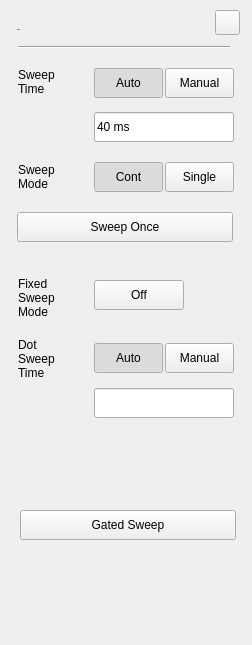
 <widget class="QWidget" name="SA_Dialog_DisplaySetup">
  <property name="geometry">
   <rect>
    <x>0</x>
    <y>0</y>
    <width>252</width>
    <height>645</height>
   </rect>
  </property>
  <property name="windowTitle">
   <string>Form</string>
  </property>
  <property name="styleSheet">
   <string notr="true">/*******************indoor**********************/
#SA_Dialog_DisplaySetup[status  =  &quot;indoor&quot;] 
#widget&gt;#pb_Sweep_Once
{
	background-color:rgb(0,0,0);
	color:rgb(255,255,255);
}

#SA_Dialog_DisplaySetup[status  =  &quot;indoor&quot;] 
#widget&gt;QPushButton
{
	color:rgba(123, 123, 123,1);
	border-style:flat;
	font: 75 13px &quot;Arial&quot;;
	font-weight:bold;
}
#SA_Dialog_DisplaySetup[status  =  &quot;indoor&quot;] 
#widget&gt;QPushButton:checked
{
	color:rgba(87, 87, 87,1);
}
#SA_Dialog_DisplaySetup[status  =  &quot;indoor&quot;] 
#widget{
background-color:rgba(211,211,211,0.9);
}
#SA_Dialog_DisplaySetup[status  =  &quot;indoor&quot;] 
#widget&gt;QLabel
{
	font: 75 13px &quot;Arial&quot;;
	color:rgba(46,46,46,1);
}
#SA_Dialog_DisplaySetup[status  =  &quot;indoor&quot;] 
#widget&gt;#lblTitle
{
	font: 75 20px &quot;Arial&quot;;
	color:rgba(46,46,46,1);
	line-height:23px;
	font-weight:bold;
}
#SA_Dialog_DisplaySetup[status  =  &quot;indoor&quot;] 
#pb_cancel
{
border-style:flat;
background-color:rgba(0,0,0,0);
background-image: url(:/sa/image/btn_close_normal.png);
}
#SA_Dialog_DisplaySetup[status  =  &quot;indoor&quot;] 
#pb_cancel:pressed
{
background-image: url(:/sa/image/btn_close_click.png);
}
#SA_Dialog_DisplaySetup[status  =  &quot;indoor&quot;] 
#line
{
	background-color:rgba(46,46,46,1);
}
#SA_Dialog_DisplaySetup[status  =  &quot;indoor&quot;] 
SA_LineEdit
{
	color:rgba(162, 115, 0,1);
	padding:8px 8px 7px 10px ;
	font: 75 13px &quot;Arial&quot;;
	font-weight:bold;
}
#SA_Dialog_DisplaySetup[status  =  &quot;indoor&quot;] 
SA_LineEdit:focus
{
	outline: none;
	border:2px solid rgba(162,115,0,1);
}
#SA_Dialog_DisplaySetup[status  =  &quot;indoor&quot;] 
QComboBox
{
	font: 75 13px &quot;Arial&quot;;
	font-weight:bold;
	color:rgba(162, 115, 0, 1);
	padding:8px 23px 7px 10px;
	combobox-popup: 0;
	border-style:flat;
	background-image: url(:/sa/image/dropdown_normal.png);
}
#SA_Dialog_DisplaySetup[status  =  &quot;indoor&quot;] 
QComboBox:focus
{
	background-image: url(:/sa/image/dropdown_click.png);
	
}
#SA_Dialog_DisplaySetup[status  =  &quot;indoor&quot;] 
QComboBox::drop-down {
width:30px;	
border-style:flat;
}

#SA_Dialog_DisplaySetup[status  =  &quot;indoor&quot;] 
QComboBox QAbstractItemView{
   font: 75 14px &quot;Arial&quot;;
	color:rgba(0, 0, 0, 1);
	background:rgba(255,255,255,1);
 outline:0px;
}

#SA_Dialog_DisplaySetup[status  =  &quot;indoor&quot;] 
QAbstractItemView::item{
	padding-left:8px;
	width:140px;
	height:33px;
	border-style:flat;
}

#SA_Dialog_DisplaySetup[status  =  &quot;indoor&quot;] 
QComboBox QAbstractItemView::item:selected
{
 	color:rgba(240, 179, 29, 1); 
}
/*******************outdoor**********************/
#SA_Dialog_DisplaySetup[status  =  &quot;outdoor&quot;] 
#widget&gt;#pb_Sweep_Once
{
	background-color:rgb(0,0,0);
	color:rgb(255,255,255);
}

#SA_Dialog_DisplaySetup[status  =  &quot;outdoor&quot;] 
#widget&gt;QPushButton
{
	color:rgba(123, 123, 123,1);
	border-style:flat;
	font: 75 13px &quot;Arial&quot;;
	font-weight:bold;
}
#SA_Dialog_DisplaySetup[status  =  &quot;outdoor&quot;] 
#widget&gt;QPushButton:checked
{
	color:rgba(87, 87, 87,1);
}
#SA_Dialog_DisplaySetup[status  =  &quot;outdoor&quot;] 
#widget{
background-color:rgba(211,211,211,0.9);
}
#SA_Dialog_DisplaySetup[status  =  &quot;outdoor&quot;] 
#widget&gt;QLabel
{
	font: 75 13px &quot;Arial&quot;;
	color:rgba(46,46,46,1);
}
#SA_Dialog_DisplaySetup[status  =  &quot;outdoor&quot;] 
#widget&gt;#lblTitle
{
	font: 75 20px &quot;Arial&quot;;
	color:rgba(46,46,46,1);
	line-height:23px;
	font-weight:bold;
}
#SA_Dialog_DisplaySetup[status  =  &quot;outdoor&quot;] 
#pb_cancel
{
border-style:flat;
background-color:rgba(0,0,0,0);
background-image: url(:/sa/image/btn_close_normal.png);
}
#SA_Dialog_DisplaySetup[status  =  &quot;outdoor&quot;] 
#pb_cancel:pressed
{
background-image: url(:/sa/image/btn_close_click.png);
}
#SA_Dialog_DisplaySetup[status  =  &quot;outdoor&quot;] 
#line
{
	background-color:rgba(46,46,46,1);
}
#SA_Dialog_DisplaySetup[status  =  &quot;outdoor&quot;] 
SA_LineEdit
{
	color:rgba(162, 115, 0,1);
	padding:8px 8px 7px 10px ;
	font: 75 13px &quot;Arial&quot;;
	font-weight:bold;
}
#SA_Dialog_DisplaySetup[status  =  &quot;outdoor&quot;] 
SA_LineEdit:focus
{
	outline: none;
	border:2px solid rgba(162,115,0,1);
}
#SA_Dialog_DisplaySetup[status  =  &quot;outdoor&quot;] 
QComboBox
{
	font: 75 13px &quot;Arial&quot;;
	font-weight:bold;
	color:rgba(162, 115, 0, 1);
	padding:8px 23px 7px 10px;
	combobox-popup: 0;
	border-style:flat;
	background-image: url(:/sa/image/dropdown_normal.png);
}
#SA_Dialog_DisplaySetup[status  =  &quot;outdoor&quot;] 
QComboBox:focus
{
	background-image: url(:/sa/image/dropdown_click.png);
	
}
#SA_Dialog_DisplaySetup[status  =  &quot;outdoor&quot;] 
QComboBox::drop-down {
width:30px;	
border-style:flat;
}

#SA_Dialog_DisplaySetup[status  =  &quot;outdoor&quot;] 
QComboBox QAbstractItemView{
   font: 75 14px &quot;Arial&quot;;
	color:rgba(0, 0, 0, 1);
	background:rgba(255,255,255,1);
 outline:0px;
}

#SA_Dialog_DisplaySetup[status  =  &quot;outdoor&quot;] 
QAbstractItemView::item{
	padding-left:8px;
	width:140px;
	height:33px;
	border-style:flat;
}

#SA_Dialog_DisplaySetup[status  =  &quot;outdoor&quot;] 
QComboBox QAbstractItemView::item:selected
{
 	color:rgba(240, 179, 29, 1); 
}

/*******************night**********************/
#SA_Dialog_DisplaySetup[status  =  &quot;night&quot;] 
#widget&gt;#pb_Sweep_Once
{
	background-color:rgb(0,0,0);
	color:rgb(255,255,255);
}

#SA_Dialog_DisplaySetup[status  =  &quot;night&quot;] 
#widget&gt;QPushButton
{
	color:rgba(121,106,81,1);
	border-style:flat;
	font: 75 13px &quot;Arial&quot;;
	font-weight:bold;
}
#SA_Dialog_DisplaySetup[status  =  &quot;night&quot;] 
#widget&gt;QPushButton:checked
{
	color:rgba(85,74,56,1);
}
#SA_Dialog_DisplaySetup[status  =  &quot;night&quot;] 
#widget{
	background-color:rgba(208,182,139,0.9);
}

#SA_Dialog_DisplaySetup[status  =  &quot;night&quot;] 
#widget&gt;QLabel
{
	font: 75 13px &quot;Arial&quot;;
	color:rgba(46,46,46,1);
}
#SA_Dialog_DisplaySetup[status  =  &quot;night&quot;] 
#widget&gt;#lblTitle
{
	font: 75 20px &quot;Arial&quot;;
	color:rgba(46,46,46,1);
	line-height:23px;
	font-weight:bold;
}
#SA_Dialog_DisplaySetup[status  =  &quot;night&quot;] 
#pb_cancel
{
border-style:flat;
background-color:rgba(0,0,0,0);
border-image: url(:/sa/image/night/btn_close_normal.png);
}
#SA_Dialog_DisplaySetup[status  =  &quot;night&quot;] 
#pb_cancel:pressed
{
border-image: url(:/sa/image/night/btn_close_click.png);
}
#SA_Dialog_DisplaySetup[status  =  &quot;night&quot;] 
#line
{
	background-color:rgba(46,46,46,1);
}
#SA_Dialog_DisplaySetup[status  =  &quot;night&quot;] 
SA_LineEdit
{
	background-color: rgba(251,220,167,0.60);
	color:rgba(159,98,0,1);
	padding:8px 8px 7px 10px ;
	font: 75 13px &quot;Arial&quot;;
	font-weight:bold;
}
#SA_Dialog_DisplaySetup[status  =  &quot;night&quot;] 
SA_LineEdit:focus
{
	outline: none;
	border:2px solid rgba(162,115,0,1);
}
#SA_Dialog_DisplaySetup[status  =  &quot;night&quot;] 
QComboBox
{
	font: 75 13px &quot;Arial&quot;;
	font-weight:bold;
	color:rgba(162, 115, 0, 1);
	padding:8px 23px 7px 10px;
	combobox-popup: 0;
	border-style:flat;
	background-image: url(:/sa/image/dropdown_normal.png);
}
#SA_Dialog_DisplaySetup[status  =  &quot;night&quot;] 
QComboBox:focus
{
	background-image: url(:/sa/image/dropdown_click.png);
	
}
#SA_Dialog_DisplaySetup[status  =  &quot;night&quot;] 
QComboBox::drop-down {
width:30px;	
border-style:flat;
}

#SA_Dialog_DisplaySetup[status  =  &quot;night&quot;] 
QComboBox QAbstractItemView{
   font: 75 14px &quot;Arial&quot;;
	color:rgba(0, 0, 0, 1);
	background:rgba(255,255,255,1);
 outline:0px;
}

#SA_Dialog_DisplaySetup[status  =  &quot;night&quot;] 
QAbstractItemView::item{
	padding-left:8px;
	width:140px;
	height:33px;
	border-style:flat;
}

#SA_Dialog_DisplaySetup[status  =  &quot;night&quot;] 
QComboBox QAbstractItemView::item:selected
{
 	color:rgba(240, 179, 29, 1); 
}

</string>
  </property>
  <property name="status" stdset="0">
   <string>night</string>
  </property>
  <widget class="QWidget" name="widget" native="true">
   <property name="geometry">
    <rect>
     <x>0</x>
     <y>0</y>
     <width>252</width>
     <height>646</height>
    </rect>
   </property>
   <property name="styleSheet">
    <string notr="true"/>
   </property>
   <widget class="QLabel" name="lblTitle">
    <property name="geometry">
     <rect>
      <x>17</x>
      <y>19</y>
      <width>98</width>
      <height>22</height>
     </rect>
    </property>
    <property name="font">
     <font>
      <family>Arial</family>
      <pointsize>-1</pointsize>
      <weight>75</weight>
      <italic>false</italic>
      <bold>true</bold>
     </font>
    </property>
    <property name="text">
     <string>Sweep</string>
    </property>
   </widget>
   <widget class="QPushButton" name="pb_cancel">
    <property name="geometry">
     <rect>
      <x>215</x>
      <y>10</y>
      <width>25</width>
      <height>25</height>
     </rect>
    </property>
    <property name="focusPolicy">
     <enum>Qt::NoFocus</enum>
    </property>
    <property name="text">
     <string/>
    </property>
   </widget>
   <widget class="Line" name="line">
    <property name="geometry">
     <rect>
      <x>18</x>
      <y>46</y>
      <width>212</width>
      <height>2</height>
     </rect>
    </property>
    <property name="orientation">
     <enum>Qt::Horizontal</enum>
    </property>
   </widget>
   <widget class="QPushButton" name="pb_conti">
    <property name="geometry">
     <rect>
      <x>94</x>
      <y>162</y>
      <width>69</width>
      <height>30</height>
     </rect>
    </property>
    <property name="focusPolicy">
     <enum>Qt::NoFocus</enum>
    </property>
    <property name="styleSheet">
     <string notr="true">/*******************indoor**********************/
#SA_Dialog_DisplaySetup[status  =  &quot;indoor&quot;] QPushButton:checked
{
	padding: 8px 14px 7px 15px;
	background-image: url(:/sa/image/fre_checked_left.png);
}
#SA_Dialog_DisplaySetup[status  =  &quot;indoor&quot;] QPushButton:!checked
{
	padding: 8px 14px 7px 15px;
	background-image: url(:/sa/image/fre_checked_right.png);
}

/*******************outdoor**********************/
#SA_Dialog_DisplaySetup[status  =  &quot;outdoor&quot;] QPushButton:checked
{
	padding: 8px 14px 7px 15px;
	background-image: url(:/sa/image/fre_checked_left.png);
}
#SA_Dialog_DisplaySetup[status  =  &quot;outdoor&quot;] QPushButton:!checked
{
	padding: 8px 14px 7px 15px;
	background-image: url(:/sa/image/fre_checked_right.png);
}

/*******************night**********************/
#SA_Dialog_DisplaySetup[status  =  &quot;night&quot;] QPushButton:checked
{
	padding: 8px 14px 7px 15px;
	background-image: url(:/sa/image/night/btn_left_click.png);
}
#SA_Dialog_DisplaySetup[status  =  &quot;night&quot;] QPushButton:!checked
{
	padding: 8px 14px 7px 15px;
	background-image: url(:/sa/image/night/btn_left_nor.png);
}</string>
    </property>
    <property name="text">
     <string>Cont</string>
    </property>
    <property name="checkable">
     <bool>true</bool>
    </property>
    <property name="checked">
     <bool>true</bool>
    </property>
    <property name="autoExclusive">
     <bool>true</bool>
    </property>
    <attribute name="buttonGroup">
     <string notr="true">TypeGroup</string>
    </attribute>
   </widget>
   <widget class="QPushButton" name="pb_single">
    <property name="geometry">
     <rect>
      <x>165</x>
      <y>162</y>
      <width>69</width>
      <height>30</height>
     </rect>
    </property>
    <property name="focusPolicy">
     <enum>Qt::NoFocus</enum>
    </property>
    <property name="styleSheet">
     <string notr="true">/*******************indoor**********************/
#SA_Dialog_DisplaySetup[status  =  &quot;indoor&quot;] QPushButton:checked
{
padding: 8px 5px 7px 6px;
	background-image: url(:/sa/image/fre_checked_right.png);
	background-position:right;
}

#SA_Dialog_DisplaySetup[status  =  &quot;indoor&quot;] QPushButton:!checked
{
padding: 8px 5px 7px 6px;
	background-image: url(:/sa/image/fre_checked_left.png);
	background-position:right;
}

/*******************outdoor**********************/
#SA_Dialog_DisplaySetup[status  =  &quot;outdoor&quot;] QPushButton:checked
{
	padding: 8px 5px 7px 6px;
	background-image: url(:/sa/image/fre_checked_right.png);
	background-position:right;
}

#SA_Dialog_DisplaySetup[status  =  &quot;outdoor&quot;] QPushButton:!checked
{
	padding: 8px 5px 7px 6px;
	background-image: url(:/sa/image/fre_checked_left.png);
	background-position:right;
}

/*******************night**********************/
#SA_Dialog_DisplaySetup[status  =  &quot;night&quot;] QPushButton:checked
{
padding: 8px 5px 7px 6px;
	background-image: url(:/sa/image/night/btn_right_click.png);
}

#SA_Dialog_DisplaySetup[status  =  &quot;night&quot;] QPushButton:!checked
{
padding: 8px 5px 7px 6px;
	background-image: url(:/sa/image/night/btn_right_nor.png);
}</string>
    </property>
    <property name="text">
     <string>Single</string>
    </property>
    <property name="checkable">
     <bool>true</bool>
    </property>
    <property name="autoExclusive">
     <bool>true</bool>
    </property>
    <attribute name="buttonGroup">
     <string notr="true">TypeGroup</string>
    </attribute>
   </widget>
   <widget class="QLabel" name="lblSweepMode">
    <property name="geometry">
     <rect>
      <x>18</x>
      <y>162</y>
      <width>68</width>
      <height>30</height>
     </rect>
    </property>
    <property name="styleSheet">
     <string notr="true"/>
    </property>
    <property name="text">
     <string>Sweep
Mode</string>
    </property>
   </widget>
   <widget class="QPushButton" name="pb_Sweep_Once">
    <property name="geometry">
     <rect>
      <x>17</x>
      <y>212</y>
      <width>216</width>
      <height>30</height>
     </rect>
    </property>
    <property name="focusPolicy">
     <enum>Qt::NoFocus</enum>
    </property>
    <property name="styleSheet">
     <string notr="true">/*******************indoor**********************/
#SA_Dialog_DisplaySetup[status  =  &quot;indoor&quot;] QPushButton
{
	font: 75 13px &quot;Arial&quot;;
	font-weight:bold;
	color:rgba(255, 255, 255, 1);
	background-image: url(:/sa/image/btn_w216_nor.png);
	text-align:center;
}

#SA_Dialog_DisplaySetup[status  =  &quot;indoor&quot;] QPushButton:pressed
{
	background-image: url(:/sa/image/btn_w216_click.png);
}

/*******************outdoor**********************/
#SA_Dialog_DisplaySetup[status  =  &quot;outdoor&quot;] QPushButton
{
	font: 75 13px &quot;Arial&quot;;
	font-weight:bold;
	color:rgba(0, 0, 0, 1);
	border-image: url(:/sa/image/outdoor/btn_w70_normal.png);
	text-align:center;
}

#SA_Dialog_DisplaySetup[status  =  &quot;outdoor&quot;] QPushButton:pressed
{
	border-image: url(:/sa/image/outdoor/btn_w216_click.png);
}

/*******************night**********************/
#SA_Dialog_DisplaySetup[status  =  &quot;night&quot;] QPushButton
{
	font: 75 13px &quot;Arial&quot;;
	font-weight:bold;
	color: #FBDBA7;
	background-image: url(:/sa/image/btn_w216_nor.png);
	text-align:center;
}

#SA_Dialog_DisplaySetup[status  =  &quot;night&quot;] QPushButton:pressed
{
	background-image: url(:/sa/image/night/btn_w216_click.png);
}</string>
    </property>
    <property name="text">
     <string>Sweep Once</string>
    </property>
   </widget>
   <widget class="QLabel" name="lbl_Speed">
    <property name="geometry">
     <rect>
      <x>284</x>
      <y>262</y>
      <width>68</width>
      <height>30</height>
     </rect>
    </property>
    <property name="text">
     <string>Sweep
Speed</string>
    </property>
   </widget>
   <widget class="QPushButton" name="pb_Speed_Normal">
    <property name="geometry">
     <rect>
      <x>360</x>
      <y>262</y>
      <width>69</width>
      <height>30</height>
     </rect>
    </property>
    <property name="focusPolicy">
     <enum>Qt::NoFocus</enum>
    </property>
    <property name="styleSheet">
     <string notr="true">QPushButton:checked
{
	padding: 8px 14px 7px 10px;
	background-image: url(:/sa/image/fre_checked_left.png);
}
QPushButton:!checked
{
	padding: 8px 14px 7px 10px;
	background-image: url(:/sa/image/fre_checked_right.png);
}</string>
    </property>
    <property name="text">
     <string>Normal</string>
    </property>
    <property name="checkable">
     <bool>true</bool>
    </property>
    <property name="checked">
     <bool>true</bool>
    </property>
    <property name="autoExclusive">
     <bool>true</bool>
    </property>
    <attribute name="buttonGroup">
     <string notr="true">buttonGroup_2</string>
    </attribute>
   </widget>
   <widget class="QPushButton" name="pb_Speed_Fast">
    <property name="geometry">
     <rect>
      <x>431</x>
      <y>262</y>
      <width>69</width>
      <height>30</height>
     </rect>
    </property>
    <property name="focusPolicy">
     <enum>Qt::NoFocus</enum>
    </property>
    <property name="styleSheet">
     <string notr="true">QPushButton:checked
{
padding: 8px 5px 7px 6px;
	background-image: url(:/sa/image/fre_checked_right.png);
	background-position:right;
}

QPushButton:!checked
{
padding: 8px 5px 7px 6px;
	background-image: url(:/sa/image/fre_checked_left.png);
	background-position:right;
}</string>
    </property>
    <property name="text">
     <string>Fast</string>
    </property>
    <property name="checkable">
     <bool>true</bool>
    </property>
    <property name="autoExclusive">
     <bool>true</bool>
    </property>
    <attribute name="buttonGroup">
     <string notr="true">buttonGroup_2</string>
    </attribute>
   </widget>
   <widget class="SA_LineEdit" name="edit_SweepTime">
    <property name="geometry">
     <rect>
      <x>94</x>
      <y>112</y>
      <width>140</width>
      <height>30</height>
     </rect>
    </property>
    <property name="text">
     <string>40 ms</string>
    </property>
    <property name="readOnly">
     <bool>true</bool>
    </property>
   </widget>
   <widget class="QLabel" name="lblSweepTime">
    <property name="geometry">
     <rect>
      <x>18</x>
      <y>67</y>
      <width>68</width>
      <height>30</height>
     </rect>
    </property>
    <property name="text">
     <string>Sweep
Time</string>
    </property>
   </widget>
   <widget class="QPushButton" name="pb_SweepTime_Auto">
    <property name="geometry">
     <rect>
      <x>94</x>
      <y>68</y>
      <width>69</width>
      <height>30</height>
     </rect>
    </property>
    <property name="focusPolicy">
     <enum>Qt::NoFocus</enum>
    </property>
    <property name="styleSheet">
     <string notr="true">/*******************indoor**********************/
#SA_Dialog_DisplaySetup[status  =  &quot;indoor&quot;] QPushButton:checked
{
	padding: 8px 14px 7px 15px;
	background-image: url(:/sa/image/fre_checked_left.png);
}
#SA_Dialog_DisplaySetup[status  =  &quot;indoor&quot;] QPushButton:!checked
{
	padding: 8px 14px 7px 15px;
	background-image: url(:/sa/image/fre_checked_right.png);
}

/*******************outdoor**********************/
#SA_Dialog_DisplaySetup[status  =  &quot;outdoor&quot;] QPushButton:checked
{
	padding: 8px 14px 7px 15px;
	background-image: url(:/sa/image/fre_checked_left.png);
}
#SA_Dialog_DisplaySetup[status  =  &quot;outdoor&quot;] QPushButton:!checked
{
	padding: 8px 14px 7px 15px;
	background-image: url(:/sa/image/fre_checked_right.png);
}

/*******************night**********************/
#SA_Dialog_DisplaySetup[status  =  &quot;night&quot;] QPushButton:checked
{
	padding: 8px 14px 7px 15px;
	background-image: url(:/sa/image/night/btn_left_click.png);
}
#SA_Dialog_DisplaySetup[status  =  &quot;night&quot;] QPushButton:!checked
{
	padding: 8px 14px 7px 15px;
	background-image: url(:/sa/image/night/btn_left_nor.png);
}</string>
    </property>
    <property name="text">
     <string>Auto</string>
    </property>
    <property name="checkable">
     <bool>true</bool>
    </property>
    <property name="checked">
     <bool>true</bool>
    </property>
    <property name="autoExclusive">
     <bool>true</bool>
    </property>
    <attribute name="buttonGroup">
     <string notr="true">buttonGroup</string>
    </attribute>
   </widget>
   <widget class="QPushButton" name="pb_SweepTime_Manual">
    <property name="geometry">
     <rect>
      <x>165</x>
      <y>68</y>
      <width>69</width>
      <height>30</height>
     </rect>
    </property>
    <property name="focusPolicy">
     <enum>Qt::NoFocus</enum>
    </property>
    <property name="styleSheet">
     <string notr="true">/*******************indoor**********************/
#SA_Dialog_DisplaySetup[status  =  &quot;indoor&quot;] QPushButton:checked
{
padding: 8px 5px 7px 6px;
	background-image: url(:/sa/image/fre_checked_right.png);
	background-position:right;
}

#SA_Dialog_DisplaySetup[status  =  &quot;indoor&quot;] QPushButton:!checked
{
padding: 8px 5px 7px 6px;
	background-image: url(:/sa/image/fre_checked_left.png);
	background-position:right;
}

/*******************outdoor**********************/
#SA_Dialog_DisplaySetup[status  =  &quot;outdoor&quot;] QPushButton:checked
{
	padding: 8px 5px 7px 6px;
	background-image: url(:/sa/image/fre_checked_right.png);
	background-position:right;
}

#SA_Dialog_DisplaySetup[status  =  &quot;outdoor&quot;] QPushButton:!checked
{
	padding: 8px 5px 7px 6px;
	background-image: url(:/sa/image/fre_checked_left.png);
	background-position:right;
}

/*******************night**********************/
#SA_Dialog_DisplaySetup[status  =  &quot;night&quot;] QPushButton:checked
{
padding: 8px 5px 7px 6px;
	background-image: url(:/sa/image/night/btn_right_click.png);
}

#SA_Dialog_DisplaySetup[status  =  &quot;night&quot;] QPushButton:!checked
{
padding: 8px 5px 7px 6px;
	background-image: url(:/sa/image/night/btn_right_nor.png);
}</string>
    </property>
    <property name="text">
     <string>Manual</string>
    </property>
    <property name="checkable">
     <bool>true</bool>
    </property>
    <property name="autoExclusive">
     <bool>true</bool>
    </property>
    <attribute name="buttonGroup">
     <string notr="true">buttonGroup</string>
    </attribute>
   </widget>
   <widget class="QLabel" name="lblSweepTime_2">
    <property name="geometry">
     <rect>
      <x>18</x>
      <y>333</y>
      <width>68</width>
      <height>51</height>
     </rect>
    </property>
    <property name="text">
     <string>Dot
Sweep
Time</string>
    </property>
   </widget>
   <widget class="SA_LineEdit" name="edit_DotSweepTime">
    <property name="geometry">
     <rect>
      <x>94</x>
      <y>388</y>
      <width>140</width>
      <height>30</height>
     </rect>
    </property>
    <property name="text">
     <string/>
    </property>
    <property name="readOnly">
     <bool>true</bool>
    </property>
   </widget>
   <widget class="QPushButton" name="pb_DotSweepTime_Manual">
    <property name="geometry">
     <rect>
      <x>165</x>
      <y>343</y>
      <width>69</width>
      <height>30</height>
     </rect>
    </property>
    <property name="focusPolicy">
     <enum>Qt::NoFocus</enum>
    </property>
    <property name="styleSheet">
     <string notr="true">/*******************indoor**********************/
#SA_Dialog_DisplaySetup[status  =  &quot;indoor&quot;] QPushButton:checked
{
padding: 8px 5px 7px 6px;
	background-image: url(:/sa/image/fre_checked_right.png);
	background-position:right;
}

#SA_Dialog_DisplaySetup[status  =  &quot;indoor&quot;] QPushButton:!checked
{
padding: 8px 5px 7px 6px;
	background-image: url(:/sa/image/fre_checked_left.png);
	background-position:right;
}

/*******************outdoor**********************/
#SA_Dialog_DisplaySetup[status  =  &quot;outdoor&quot;] QPushButton:checked
{
	padding: 8px 5px 7px 6px;
	background-image: url(:/sa/image/fre_checked_right.png);
	background-position:right;
}

#SA_Dialog_DisplaySetup[status  =  &quot;outdoor&quot;] QPushButton:!checked
{
	padding: 8px 5px 7px 6px;
	background-image: url(:/sa/image/fre_checked_left.png);
	background-position:right;
}

/*******************night**********************/
#SA_Dialog_DisplaySetup[status  =  &quot;night&quot;] QPushButton:checked
{
padding: 8px 5px 7px 6px;
	background-image: url(:/sa/image/night/btn_right_click.png);
}

#SA_Dialog_DisplaySetup[status  =  &quot;night&quot;] QPushButton:!checked
{
padding: 8px 5px 7px 6px;
	background-image: url(:/sa/image/night/btn_right_nor.png);
}</string>
    </property>
    <property name="text">
     <string>Manual</string>
    </property>
    <property name="checkable">
     <bool>true</bool>
    </property>
    <property name="autoExclusive">
     <bool>true</bool>
    </property>
   </widget>
   <widget class="QPushButton" name="pb_DotSweepTime_Auto">
    <property name="geometry">
     <rect>
      <x>94</x>
      <y>343</y>
      <width>69</width>
      <height>30</height>
     </rect>
    </property>
    <property name="focusPolicy">
     <enum>Qt::NoFocus</enum>
    </property>
    <property name="styleSheet">
     <string notr="true">/*******************indoor**********************/
#SA_Dialog_DisplaySetup[status  =  &quot;indoor&quot;] QPushButton:checked
{
	padding: 8px 14px 7px 15px;
	background-image: url(:/sa/image/fre_checked_left.png);
}
#SA_Dialog_DisplaySetup[status  =  &quot;indoor&quot;] QPushButton:!checked
{
	padding: 8px 14px 7px 15px;
	background-image: url(:/sa/image/fre_checked_right.png);
}

/*******************outdoor**********************/
#SA_Dialog_DisplaySetup[status  =  &quot;outdoor&quot;] QPushButton:checked
{
	padding: 8px 14px 7px 15px;
	background-image: url(:/sa/image/fre_checked_left.png);
}
#SA_Dialog_DisplaySetup[status  =  &quot;outdoor&quot;] QPushButton:!checked
{
	padding: 8px 14px 7px 15px;
	background-image: url(:/sa/image/fre_checked_right.png);
}

/*******************night**********************/
#SA_Dialog_DisplaySetup[status  =  &quot;night&quot;] QPushButton:checked
{
	padding: 8px 14px 7px 15px;
	background-image: url(:/sa/image/night/btn_left_click.png);
}
#SA_Dialog_DisplaySetup[status  =  &quot;night&quot;] QPushButton:!checked
{
	padding: 8px 14px 7px 15px;
	background-image: url(:/sa/image/night/btn_left_nor.png);
}</string>
    </property>
    <property name="text">
     <string>Auto</string>
    </property>
    <property name="checkable">
     <bool>true</bool>
    </property>
    <property name="checked">
     <bool>true</bool>
    </property>
    <property name="autoExclusive">
     <bool>true</bool>
    </property>
   </widget>
   <widget class="QPushButton" name="pb_FixedDotSweepTime">
    <property name="geometry">
     <rect>
      <x>94</x>
      <y>280</y>
      <width>90</width>
      <height>30</height>
     </rect>
    </property>
    <property name="styleSheet">
     <string notr="true">/*******************indoor**********************/
#SA_Dialog_DisplaySetup[status  =  &quot;indoor&quot;] #pb_FixedDotSweepTime
{
	background-color:rgba(0,0,0,0);
	font: 75 13px &quot;Arial&quot;;
	font-weight:bold;
}
#SA_Dialog_DisplaySetup[status  =  &quot;indoor&quot;] #pb_FixedDotSweepTime:checked
{
	padding:7px 44px 6px 25px;
	color:rgba(87, 87, 87, 1);
	border-image: url(:/sa/image/toggle_on.png);
}

#SA_Dialog_DisplaySetup[status  =  &quot;indoor&quot;] #pb_FixedDotSweepTime:!checked
{
	padding:7px 17px 6px 36px;
	color:rgba(123, 123, 123, 1);
	border-image: url(:/sa/image/toggle_off.png);
}

/*******************outdoor**********************/
#SA_Dialog_DisplaySetup[status  =  &quot;outdoor&quot;] #pb_FixedDotSweepTime
{
	background-color:rgba(0,0,0,0);
	font: 75 13px &quot;Arial&quot;;
	font-weight:bold;
}
#SA_Dialog_DisplaySetup[status  =  &quot;outdoor&quot;] #pb_FixedDotSweepTime:checked
{
	padding:7px 44px 6px 25px;
	color:rgba(87, 87, 87, 1);
	border-image: url(:/sa/image/toggle_on.png);
}

#SA_Dialog_DisplaySetup[status  =  &quot;outdoor&quot;] #pb_FixedDotSweepTime:!checked
{
	padding:7px 17px 6px 36px;
	color:rgba(123, 123, 123, 1);
	border-image: url(:/sa/image/toggle_off.png);
}

/*******************night**********************/
#SA_Dialog_DisplaySetup[status  =  &quot;night&quot;] #pb_FixedDotSweepTime
{
	background-color:rgba(0,0,0,0);
	font: 75 13px &quot;Arial&quot;;
	font-weight:bold;
}
#SA_Dialog_DisplaySetup[status  =  &quot;night&quot;] #pb_FixedDotSweepTime:checked
{
	padding:7px 44px 6px 25px;
	color:rgba(87, 87, 87, 1);
	border-image: url(:/sa/image/night/toggle_on.png);
}

#SA_Dialog_DisplaySetup[status  =  &quot;night&quot;] #pb_FixedDotSweepTime:!checked
{
	padding:7px 17px 6px 36px;
	color:rgba(121,106,80,1);
	border-image: url(:/sa/image/night/toggle_off.png);
}</string>
    </property>
    <property name="text">
     <string>Off</string>
    </property>
    <property name="checkable">
     <bool>true</bool>
    </property>
   </widget>
   <widget class="QLabel" name="lblFixedDotSweepTime">
    <property name="geometry">
     <rect>
      <x>18</x>
      <y>277</y>
      <width>68</width>
      <height>41</height>
     </rect>
    </property>
    <property name="styleSheet">
     <string notr="true"/>
    </property>
    <property name="text">
     <string>Fixed
Sweep
Mode</string>
    </property>
   </widget>
   <widget class="QPushButton" name="pb_DoorCtrlSweep">
    <property name="geometry">
     <rect>
      <x>20</x>
      <y>510</y>
      <width>216</width>
      <height>30</height>
     </rect>
    </property>
    <property name="focusPolicy">
     <enum>Qt::NoFocus</enum>
    </property>
    <property name="styleSheet">
     <string notr="true">/*******************indoor**********************/
#SA_Dialog_DisplaySetup[status  =  &quot;indoor&quot;] QPushButton
{
	font: 75 13px &quot;Arial&quot;;
	font-weight:bold;
	color:rgba(255, 255, 255, 1);
	background-image: url(:/sa/image/btn_w216_nor.png);
	text-align:center;
}

#SA_Dialog_DisplaySetup[status  =  &quot;indoor&quot;] QPushButton:pressed
{
	background-image: url(:/sa/image/btn_w216_click.png);
}

/*******************outdoor**********************/
#SA_Dialog_DisplaySetup[status  =  &quot;outdoor&quot;] QPushButton
{
	font: 75 13px &quot;Arial&quot;;
	font-weight:bold;
	color:rgba(0, 0, 0, 1);
	border-image: url(:/sa/image/outdoor/btn_w70_normal.png);
	text-align:center;
}

#SA_Dialog_DisplaySetup[status  =  &quot;outdoor&quot;] QPushButton:pressed
{
	border-image: url(:/sa/image/outdoor/btn_w216_click.png);
}

/*******************night**********************/
#SA_Dialog_DisplaySetup[status  =  &quot;night&quot;] QPushButton
{
	font: 75 13px &quot;Arial&quot;;
	font-weight:bold;
	color: #FBDBA7;
	background-image: url(:/sa/image/btn_w216_nor.png);
	text-align:center;
}

#SA_Dialog_DisplaySetup[status  =  &quot;night&quot;] QPushButton:pressed
{
	background-image: url(:/sa/image/night/btn_w216_click.png);
}</string>
    </property>
    <property name="text">
     <string>Gated Sweep</string>
    </property>
   </widget>
  </widget>
 </widget>
